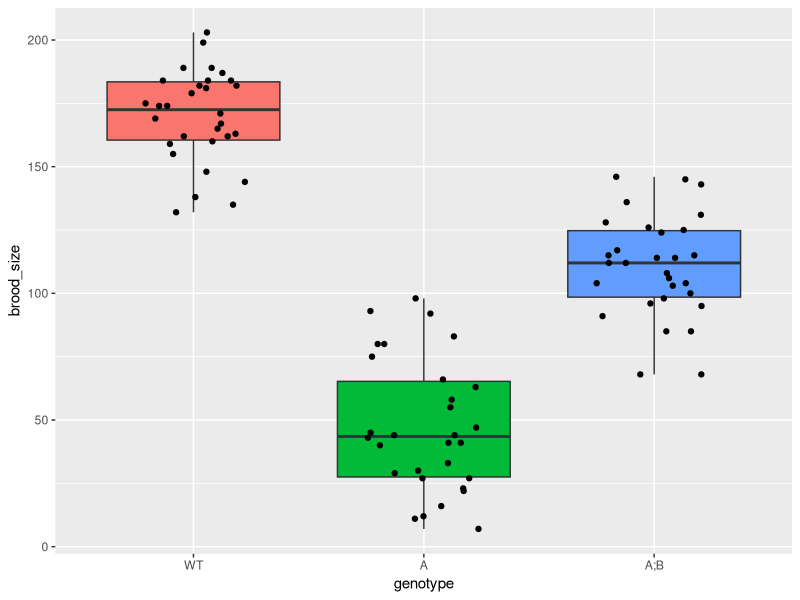
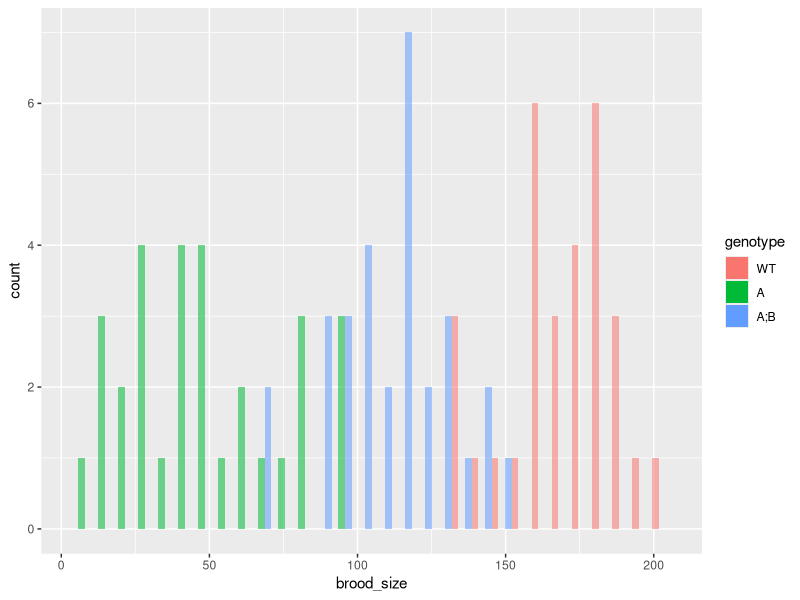
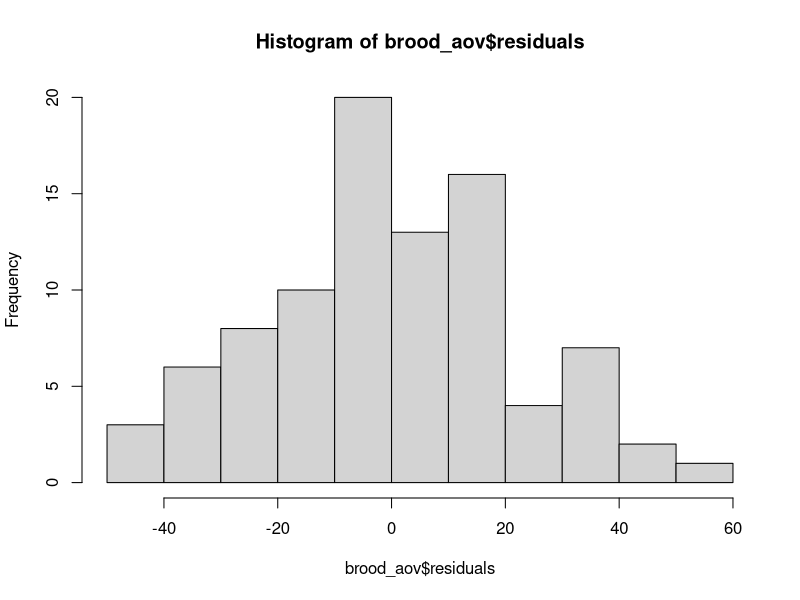
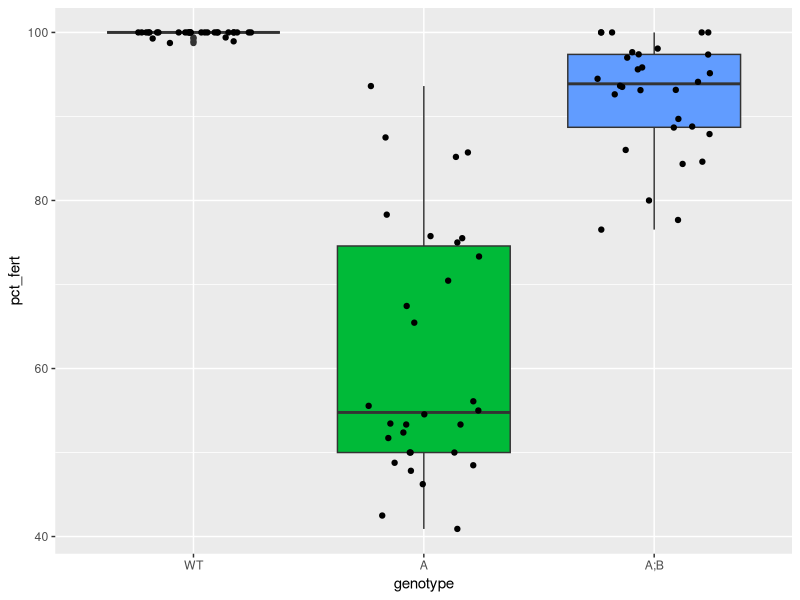
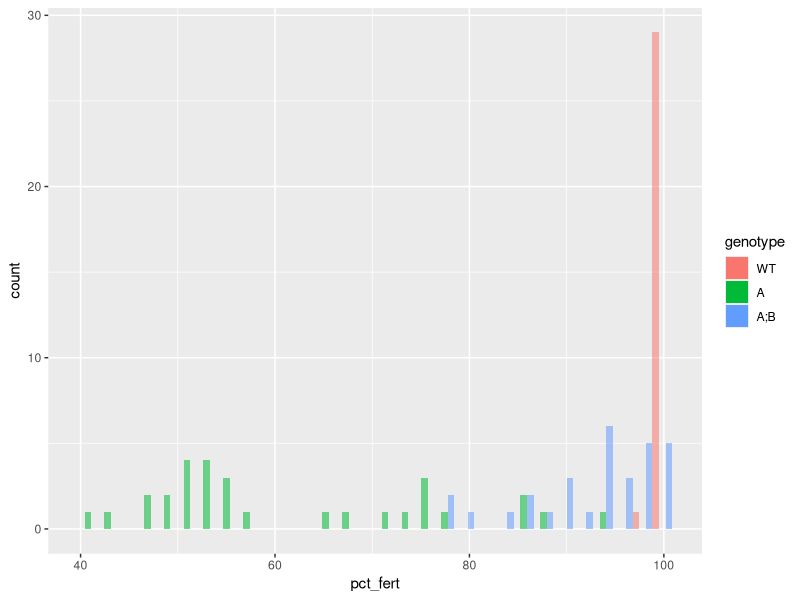

The R source for these figures, in order:
## ---- chunk 1
knitr::opts_chunk$set(echo = TRUE)
library(ggplot2)
library(dplyr)
## ---- chunk 2
# load the data
data <- read.csv('./Ce_mel28_Emb_Ste.csv', stringsAsFactors = T)
# take a look at it (check / fix factor levels)
str(data)
data$genotype <- factor(data$genotype, levels = c("WT", "A", "A;B"))
str(data)
## ---- chunk 3
ggplot(data, aes(x = genotype, y = brood_size, fill = genotype)) +
  geom_boxplot() +
  geom_jitter(width = 0.25, height = 0) +
  theme(legend.position = "none")
## ---- chunk 4
ggplot(data, aes(x = brood_size, fill = genotype, alpha = 0.5)) +
  geom_histogram(position = "dodge") +
  guides(alpha = "none")

shapiro.test(data$brood_size[which(data$genotype == "WT")])
shapiro.test(data$brood_size[which(data$genotype == "A")])
shapiro.test(data$brood_size[which(data$genotype == "A;B")])
## ---- chunk 5
WT <- data %>% filter(genotype == "WT")
A <- data %>% filter(genotype == "A")
AB <- data %>% filter(genotype == "A;B")

shapiro.test(WT$brood_size)
shapiro.test(A$brood_size)
shapiro.test(AB$brood_size)
## ---- chunk 6
# var.test
var.test(WT$brood_size,A$brood_size)
var.test(WT$brood_size,AB$brood_size)
var.test(A$brood_size,AB$brood_size)
# bartlett.test
bartlett.test(brood_size ~ genotype, data = data)
## ---- chunk 7
brood_matrix <- cbind(WT$brood_size,A$brood_size,AB$brood_size)
brood_mean <- mean(brood_matrix)
# SS_error
brood_col_mean <- colMeans(brood_matrix)
brood_col_mean

SS_error <- 0
for ( i in 1:nrow(brood_matrix) ) {
  SS_error <- SS_error + sum((brood_matrix[i,] - brood_col_mean)**2)
}
SS_error
## SS_group
SS_group <- 0
for ( i in 1:length(brood_col_mean) ) {
 SS_group = SS_group + (nrow(brood_matrix)*(brood_col_mean[i]-brood_mean)**2)
}
SS_group
## ---- chunk 8
# degrees of freedom for SS_error
df_error <- ncol(brood_matrix)*(nrow(brood_matrix)-1)
# degrees of freedom for SS_groups
df_group <- ncol(brood_matrix) - 1
# F-statistic
F_stat <- (SS_group/df_group)/(SS_error/df_error)
# p-value using CDF for F-statistic
pf(F_stat,df_group,df_error, lower.tail = F)
## ---- chunk 9
# anova for lm of brood_size ~ genotype
anova(lm(brood_size ~ genotype, data = data))
## ---- chunk 10
summary(lm(brood_size ~ genotype, data = data))
## ---- chunk 11
brood_aov <- aov(brood_size ~ genotype, data = data)
summary(brood_aov)

## ---- chunk 12
TukeyHSD(brood_aov)
## ---- chunk 13
hist(brood_aov$residuals)
shapiro.test(brood_aov$residuals)
## ---- chunk 14
oneway.test(brood_size ~ genotype, data = data, var.equal = FALSE)$p.value
## ---- chunk 15
# add percent fertilization column
fert_data <- data %>% mutate(pct_fert = fertilized/brood_size*100)
# plot it
ggplot(fert_data, aes(x = genotype, y = pct_fert, fill = genotype)) +
  geom_boxplot() +
  geom_jitter(width = 0.25, height = 0) +
  theme(legend.position = "none")
## ---- chunk 16
# test for assumptions
fertWT <- fert_data %>% filter(genotype == "WT")
fertA <- fert_data %>% filter(genotype == "A")
fertAB <- fert_data %>% filter(genotype == "A;B")

shapiro.test(fertWT$pct_fert)
shapiro.test(fertA$pct_fert)
shapiro.test(fertAB$pct_fert)

bartlett.test(pct_fert ~ genotype, data = fert_data)

# histograms
ggplot(fert_data, aes(x = pct_fert, fill = genotype, alpha = 0.5)) +
  geom_histogram(position = "dodge") +
  guides(alpha = "none")
## ---- chunk 17
kruskal.test(pct_fert ~ genotype, data = fert_data)
## ---- chunk 18
# first, check the documentation
help(power.anova.test)

# compute the power
power.anova.test(groups= 3, 
                 n= 30, 
                 within.var= SS_error, 
                 between.var= SS_group, 
                 power=NULL,
                 sig.level= 0.05)
## ---- chunk 19
# compute the required sample size
power.anova.test(groups= 3, 
                 n= NULL, 
                 within.var= SS_error, 
                 between.var= SS_group, 
                 power=0.95,
                 sig.level= 0.05)

# sample size needed = 2.7 --> ~3

## ---- chunk 20
power.anova.test(groups= 3, 
                 n= NULL, 
                 within.var= SS_error*10, 
                 between.var= SS_group, 
                 power=0.95,
                 sig.level= 0.05)

# n = 15.2 --> 15
